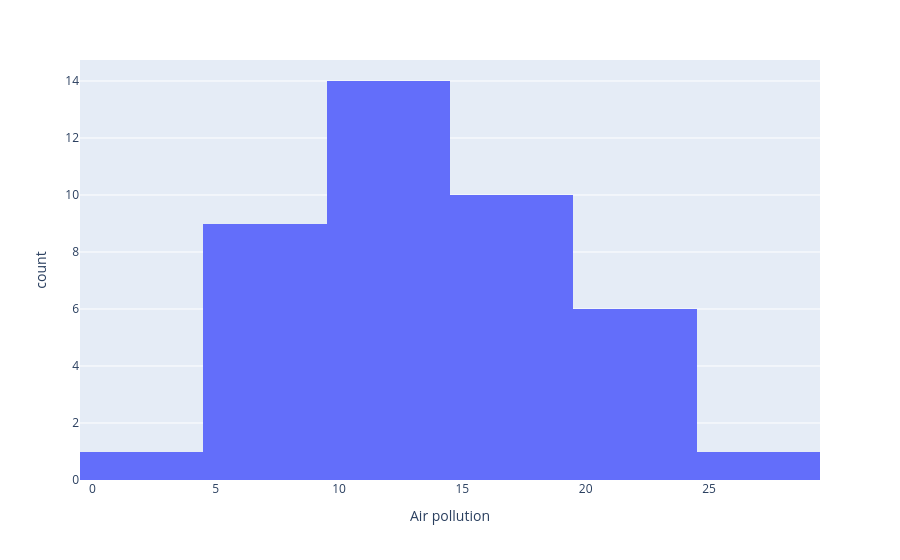

Notebook source saved alongside this figure:
### Code cell
import plotly.express as px

px.histogram(df_ambiental, x="Air pollution", nbins=6)

### Figure 1 — Plotly figure (JSON) as saved in the notebook; plotly's stock layout.template omitted (floating-point values rounded to 4 significant figures)
{"data": [{"bingroup": "x", "hovertemplate": "Air pollution=%{x}<br>count=%{y}<extra></extra>", "legendgroup": "", "marker": {"color": "#636efa", "pattern": {"shape": ""}}, "name": "", "nbinsx": 6, "orientation": "v", "showlegend": false, "type": "histogram", "x": [5, 16, 15, 7, 16, 10, 20, 9, 8, 6, 13, 14, 18, 19, 3, 7, 21, 18, 14, 28, 11, 14, 12, 16, 14, 5, 5, 22, 10, 21, 16, 11, 6, 15, 20, 11, 10, 14, 10, 15, 22], "xaxis": "x", "yaxis": "y"}], "layout": {"barmode": "relative", "legend": {"tracegroupgap": 0}, "margin": {"t": 60}, "xaxis": {"anchor": "y", "domain": [0, 1], "title": {"text": "Air pollution"}}, "yaxis": {"anchor": "x", "domain": [0, 1], "title": {"text": "count"}}}}
